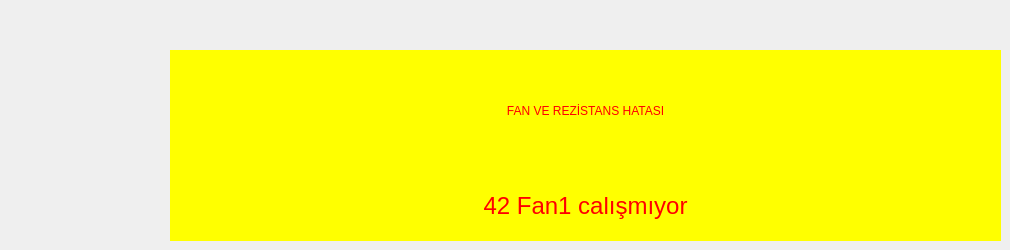
          <widget class="QWidget" name="detailsBottomHetar">
           <widget class="QLabel" name="label_40">
            <property name="geometry">
             <rect>
              <x>170</x>
              <y>50</y>
              <width>831</width>
              <height>121</height>
             </rect>
            </property>
            <property name="styleSheet">
             <string notr="true">background-color: rgb(255, 255, 0);
font: 30pt &quot;MS Shell Dlg 2&quot;;


color: rgb(255, 0, 0);
</string>
            </property>
            <property name="text">
             <string>FAN VE REZİSTANS HATASI</string>
            </property>
            <property name="alignment">
             <set>Qt::AlignCenter</set>
            </property>
           </widget>
           <widget class="QLabel" name="laFault46_2">
            <property name="geometry">
             <rect>
              <x>170</x>
              <y>170</y>
              <width>831</width>
              <height>71</height>
             </rect>
            </property>
            <property name="font">
             <font>
              <family>Arial</family>
              <pointsize>18</pointsize>
              <weight>9</weight>
              <italic>false</italic>
              <bold>false</bold>
             </font>
            </property>
            <property name="styleSheet">
             <string notr="true">background-color: rgb(255, 255, 0);
color: rgb(255, 0, 0);
font: 75 18pt &quot;Arial&quot;;</string>
            </property>
            <property name="text">
             <string>46 Isınma Arızası</string>
            </property>
            <property name="alignment">
             <set>Qt::AlignCenter</set>
            </property>
           </widget>
           <widget class="QLabel" name="laFault46">
            <property name="geometry">
             <rect>
              <x>170</x>
              <y>170</y>
              <width>831</width>
              <height>71</height>
             </rect>
            </property>
            <property name="font">
             <font>
              <family>Arial</family>
              <pointsize>18</pointsize>
              <weight>9</weight>
              <italic>false</italic>
              <bold>false</bold>
             </font>
            </property>
            <property name="styleSheet">
             <string notr="true">background-color: rgb(255, 255, 0);
color: rgb(255, 0, 0);
font: 75 18pt &quot;Arial&quot;;</string>
            </property>
            <property name="text">
             <string>46 Isınma Arızası</string>
            </property>
            <property name="alignment">
             <set>Qt::AlignCenter</set>
            </property>
           </widget>
           <widget class="QLabel" name="laFault44">
            <property name="geometry">
             <rect>
              <x>170</x>
              <y>170</y>
              <width>831</width>
              <height>71</height>
             </rect>
            </property>
            <property name="font">
             <font>
              <family>Arial</family>
              <pointsize>18</pointsize>
              <weight>9</weight>
              <italic>false</italic>
              <bold>false</bold>
             </font>
            </property>
            <property name="styleSheet">
             <string notr="true">background-color: rgb(255, 255, 0);
color: rgb(255, 0, 0);
font: 75 18pt &quot;Arial&quot;;</string>
            </property>
            <property name="text">
             <string>44 Fan3 calışmıyor</string>
            </property>
            <property name="alignment">
             <set>Qt::AlignCenter</set>
            </property>
           </widget>
           <widget class="QLabel" name="laFault43">
            <property name="geometry">
             <rect>
              <x>170</x>
              <y>170</y>
              <width>831</width>
              <height>71</height>
             </rect>
            </property>
            <property name="font">
             <font>
              <family>Arial</family>
              <pointsize>18</pointsize>
              <weight>9</weight>
              <italic>false</italic>
              <bold>false</bold>
             </font>
            </property>
            <property name="styleSheet">
             <string notr="true">background-color: rgb(255, 255, 0);
color: rgb(255, 0, 0);
font: 75 18pt &quot;Arial&quot;;</string>
            </property>
            <property name="text">
             <string>43 Fan2 calışmıyor</string>
            </property>
            <property name="alignment">
             <set>Qt::AlignCenter</set>
            </property>
           </widget>
           <widget class="QLabel" name="laFault42">
            <property name="geometry">
             <rect>
              <x>170</x>
              <y>170</y>
              <width>831</width>
              <height>71</height>
             </rect>
            </property>
            <property name="font">
             <font>
              <family>Arial</family>
              <pointsize>18</pointsize>
              <weight>9</weight>
              <italic>false</italic>
              <bold>false</bold>
             </font>
            </property>
            <property name="styleSheet">
             <string notr="true">background-color: rgb(255, 255, 0);
color: rgb(255, 0, 0);
font: 75 18pt &quot;Arial&quot;;</string>
            </property>
            <property name="text">
             <string>42 Fan1 calışmıyor</string>
            </property>
            <property name="alignment">
             <set>Qt::AlignCenter</set>
            </property>
           </widget>
          </widget>
